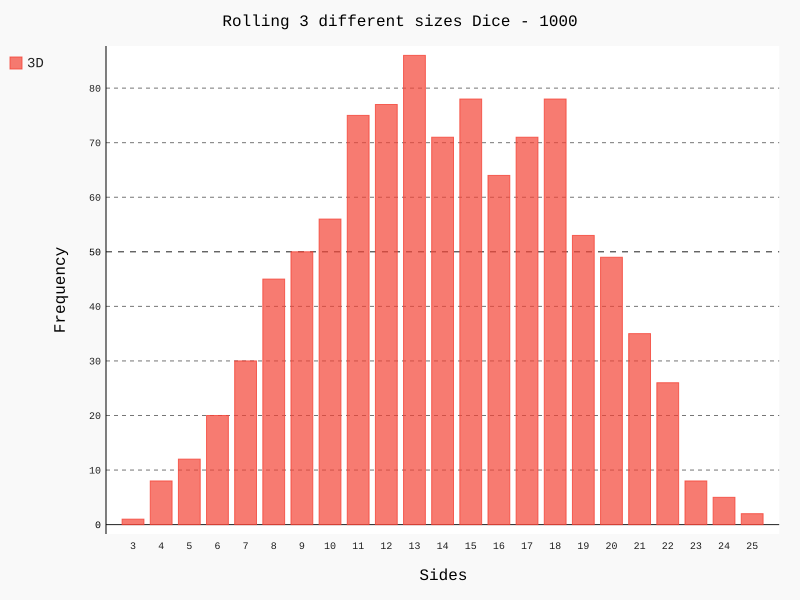

Write the Python code that produced this figure.
import pygal
from random import randint


class Die:

    def __init__(self, sides=6):
        self.sides = sides

    def roll(self):
        return randint(1, self.sides)


die_1 = Die()
die_2 = Die(12)
die_3 = Die(7)

results = [die_1.roll() + die_2.roll() + die_3.roll() for x in range(1000)]

t_sides = die_1.sides + die_2.sides + die_3.sides
frequencies = [results.count(x) for x in range(3, t_sides + 1)]


# pygal.Bar()

hist = pygal.Bar()
hist.title = 'Rolling 3 different sizes Dice - 1000'
hist.x_labels = [str(x) for x in range(3, t_sides + 1)]
hist.x_title = 'Sides'
hist.y_title = 'Frequency'
hist.add('3D', frequencies)
hist.render_to_file('recap_die_3dice.svg')
